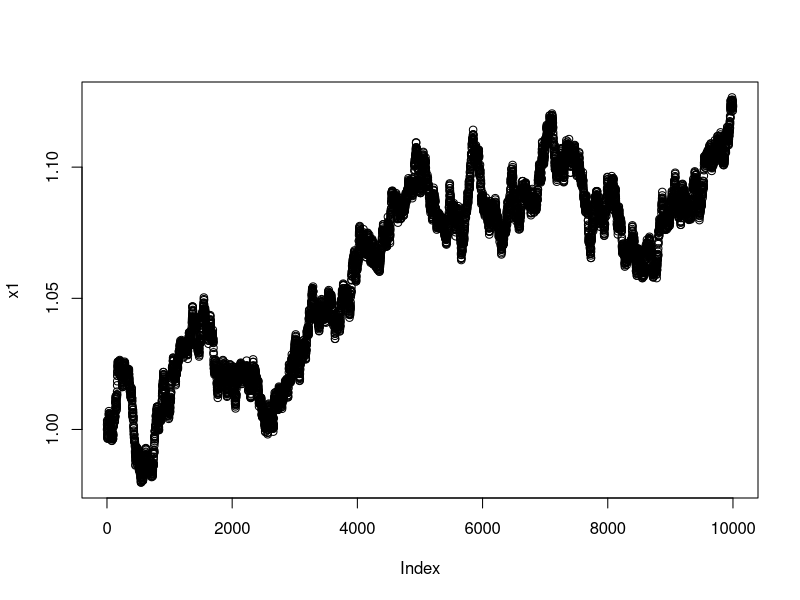
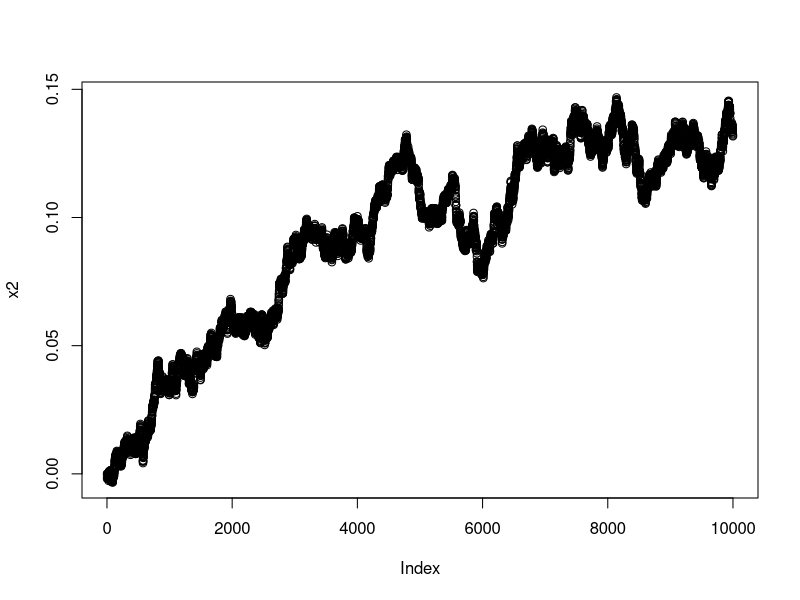
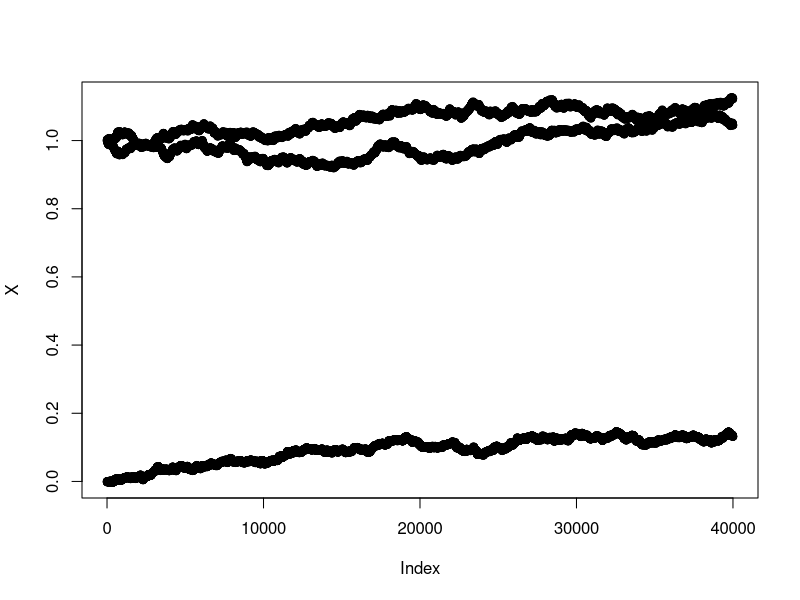

The R script that drew these images, in order:
##install.packages("expm")
require(expm)
# library(ape)
# mu_G <- vcv(rtree(2))
alpha_G <- 0.2
sigma_G <- diag(0.1,2)
mu_G <- matrix(c(1,0.8,0.8,1),nrow = 2)
delta_t <- 0.0001
G_0 <-  diag(rep(1,2))
N <- 10000 #no of points

AI_sim <- function (alpha_G,sigma_G, mu_G, G_0, delta_t, N) {
  ans <- array(NA, dim = c(2,2,N))
  ans[,,1] <- G_0
  
  for(i in 2:N) {
    W_t <- rnorm(3,0,1)
    W_t <- matrix(c(W_t[1],W_t[3]/sqrt(2),W_t[3]/sqrt(2),W_t[2]), nrow = 2)
    sqrt_G <- sqrtm(ans[,,i-1])
    ans[,,i] <- sqrt_G %*% expm(alpha_G * solve(sqrt_G) %*% mu_G %*% 
                                 solve(sqrt_G) * delta_t +
                                 sigma_G  %*% (sqrt(delta_t) * W_t)) %*% sqrt_G
    
  }
  return(ans)
}
X <- AI_sim(alpha_G,sigma_G,mu_G,G_0,delta_t,N)
x1 <- X[1,1,1:10000]
x2 <- X[1,2,1:10000]
plot(x1)
plot(x2)
plot(X)
